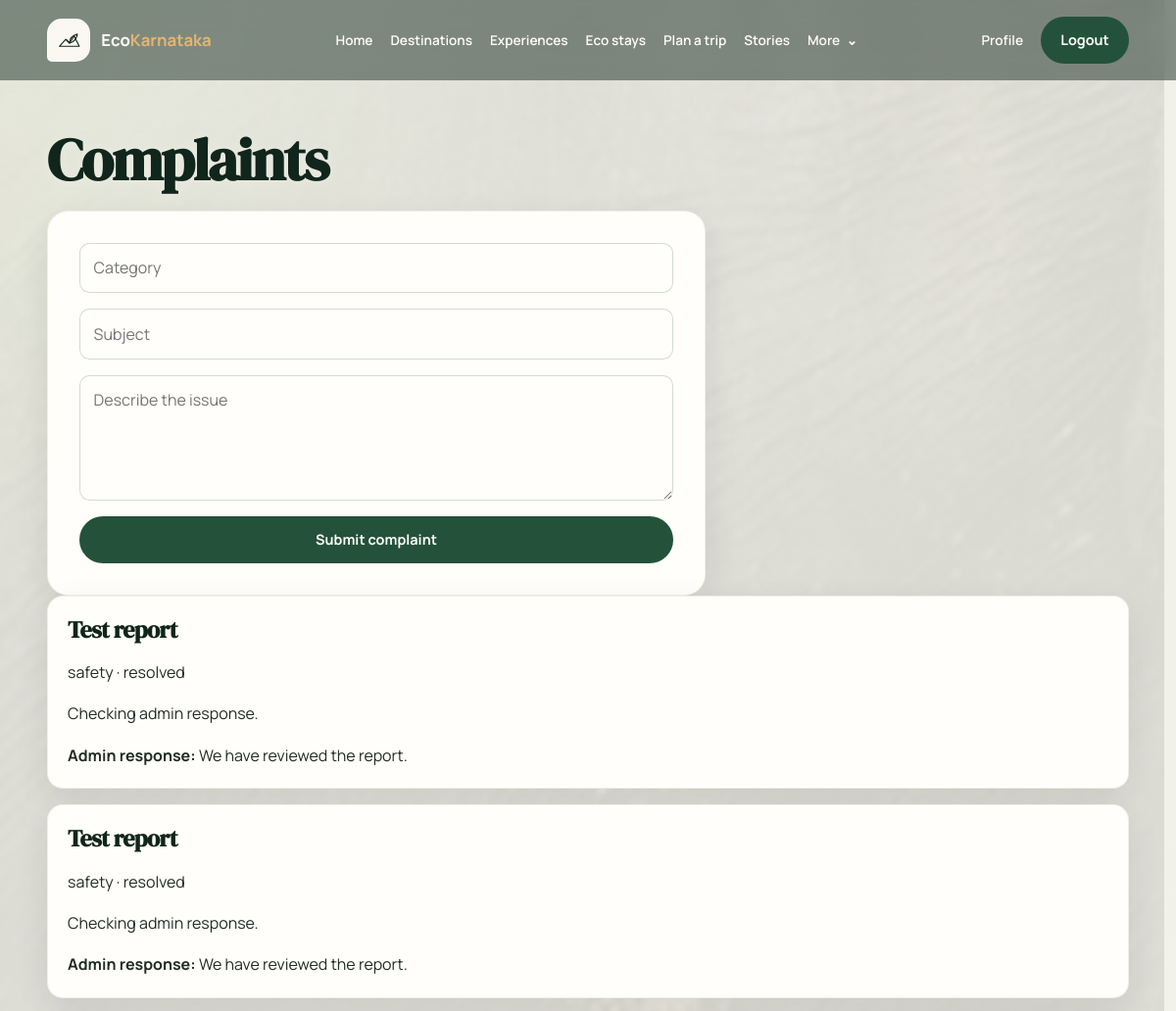
Before: /complaints (signed in, upper part) with the older database file.
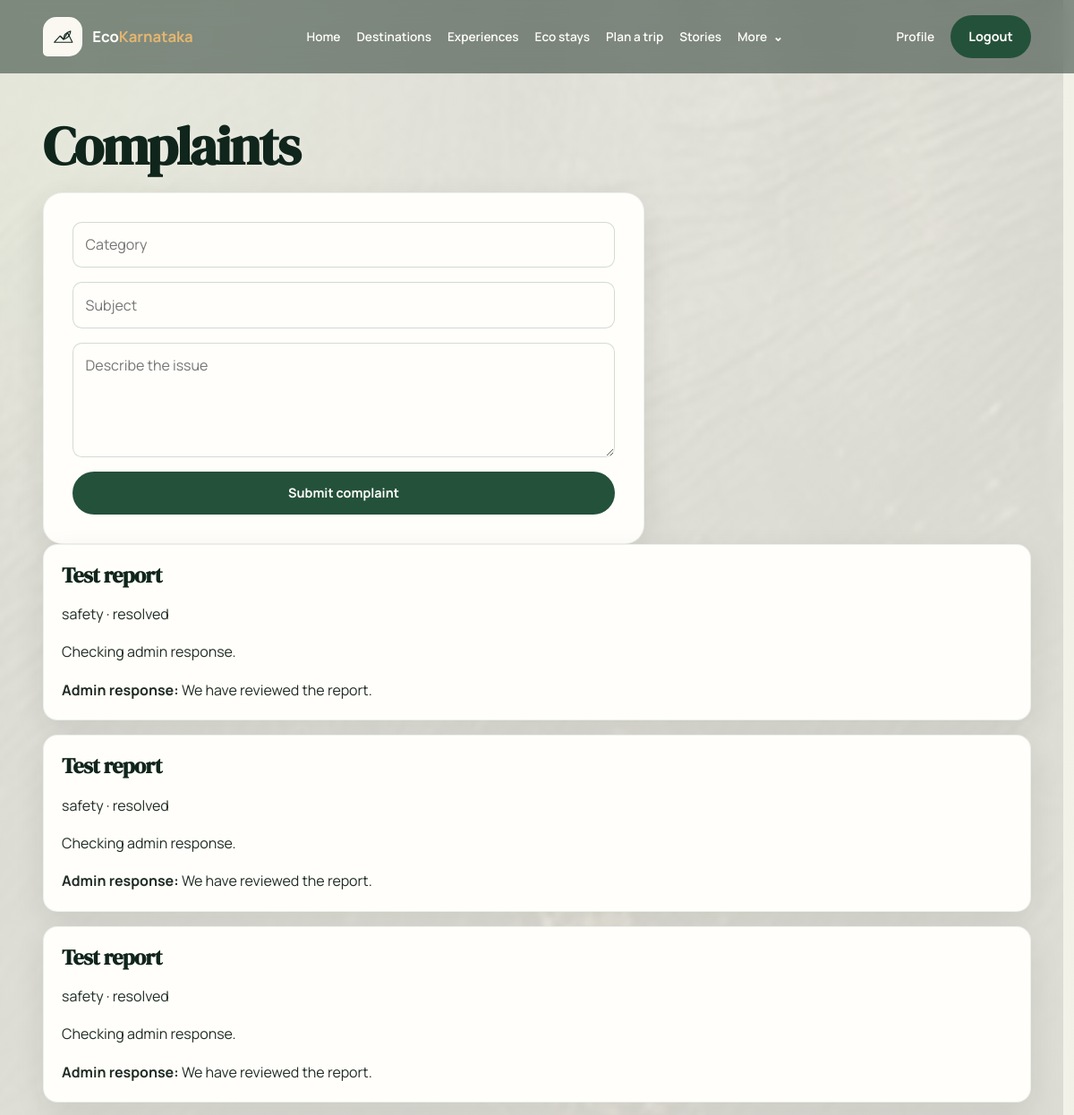
After: the same page with the newer database file.
### app/models.py (models this page shows)
class Complaint(SQLModel, table=True):
    id: Optional[int] = Field(default=None, primary_key=True)
    user_id: int = Field(foreign_key="user.id")
    place_id: Optional[int] = Field(default=None, foreign_key="place.id")
    category: str
    subject: str
    description: str
    status: str = "open"
    admin_response: Optional[str] = None
    created_at: datetime = Field(default_factory=datetime.utcnow)

### app/routers/complaints.py (the view)
@router.get("/complaints")
def complaints_page(request: Request, db: Session = Depends(get_db)):
    user = get_current_user_optional(request, db)
    if user and user.role == "admin":
        complaints = db.exec(select(Complaint).order_by(Complaint.created_at.desc())).all()
    elif user:
        complaints = db.exec(select(Complaint).where(Complaint.user_id == user.id).order_by(Complaint.created_at.desc())).all()
    else:
        complaints = []
    return request.app.state.templates.TemplateResponse("complaints.html", {"request": request, "user": user, "complaints": complaints})

### app/templates/complaints.html (shortened to what this page needs)
{% extends "base.html" %}
{% block content %}
<h1>Complaints</h1>
{% if user %}
  <form class="stack-form" action="/complaints" method="post">
    <input type="text" name="category" placeholder="Category" required>
    <input type="text" name="subject" placeholder="Subject" required>
    <textarea name="description" placeholder="Describe the issue" required></textarea>
    <button type="submit">Submit complaint</button>
  </form>
{% else %}
  <p class="empty-state">Please <a href="/login">log in</a> to file and track a complaint.</p>
{% endif %}
{% for complaint in complaints %}
  <article class="review-item">
    <h3>{{ complaint.subject }}</h3>
    <p>{{ complaint.category }} · {{ complaint.status }}</p>
    <p>{{ complaint.description }}</p>
    {% if complaint.admin_response %}
      <p><strong>Admin response:</strong> {{ complaint.admin_response }}</p>
    {% endif %}
  </article>
{% endfor %}
{% endblock %}

Changed rows visible on the page:
added Complaint: subject "Test report", category "safety", status "resolved", description "Checking admin response.", admin_response "We have reviewed the report."
